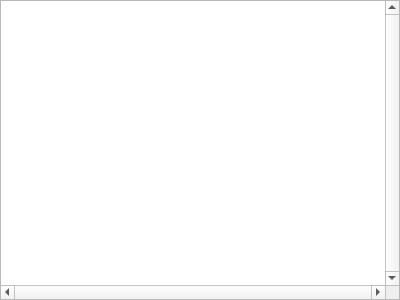
<?xml version="1.0" encoding="UTF-8"?>
<ui version="4.0">
 <class>Logger</class>
 <widget class="QWidget" name="Logger">
  <property name="geometry">
   <rect>
    <x>0</x>
    <y>0</y>
    <width>400</width>
    <height>300</height>
   </rect>
  </property>
  <property name="windowTitle">
   <string>Logger</string>
  </property>
  <layout class="QVBoxLayout" name="verticalLayout">
   <property name="spacing">
    <number>0</number>
   </property>
   <property name="sizeConstraint">
    <enum>QLayout::SetMaximumSize</enum>
   </property>
   <property name="leftMargin">
    <number>0</number>
   </property>
   <property name="topMargin">
    <number>0</number>
   </property>
   <property name="rightMargin">
    <number>0</number>
   </property>
   <property name="bottomMargin">
    <number>0</number>
   </property>
   <item>
    <widget class="QListWidget" name="listWidget">
     <property name="verticalScrollBarPolicy">
      <enum>Qt::ScrollBarAlwaysOn</enum>
     </property>
     <property name="horizontalScrollBarPolicy">
      <enum>Qt::ScrollBarAlwaysOn</enum>
     </property>
     <property name="editTriggers">
      <set>QAbstractItemView::NoEditTriggers</set>
     </property>
     <property name="showDropIndicator" stdset="0">
      <bool>false</bool>
     </property>
     <property name="selectionMode">
      <enum>QAbstractItemView::SingleSelection</enum>
     </property>
     <property name="verticalScrollMode">
      <enum>QAbstractItemView::ScrollPerPixel</enum>
     </property>
    </widget>
   </item>
  </layout>
 </widget>
 <layoutdefault spacing="6" margin="11"/>
 <resources/>
 <connections/>
</ui>
